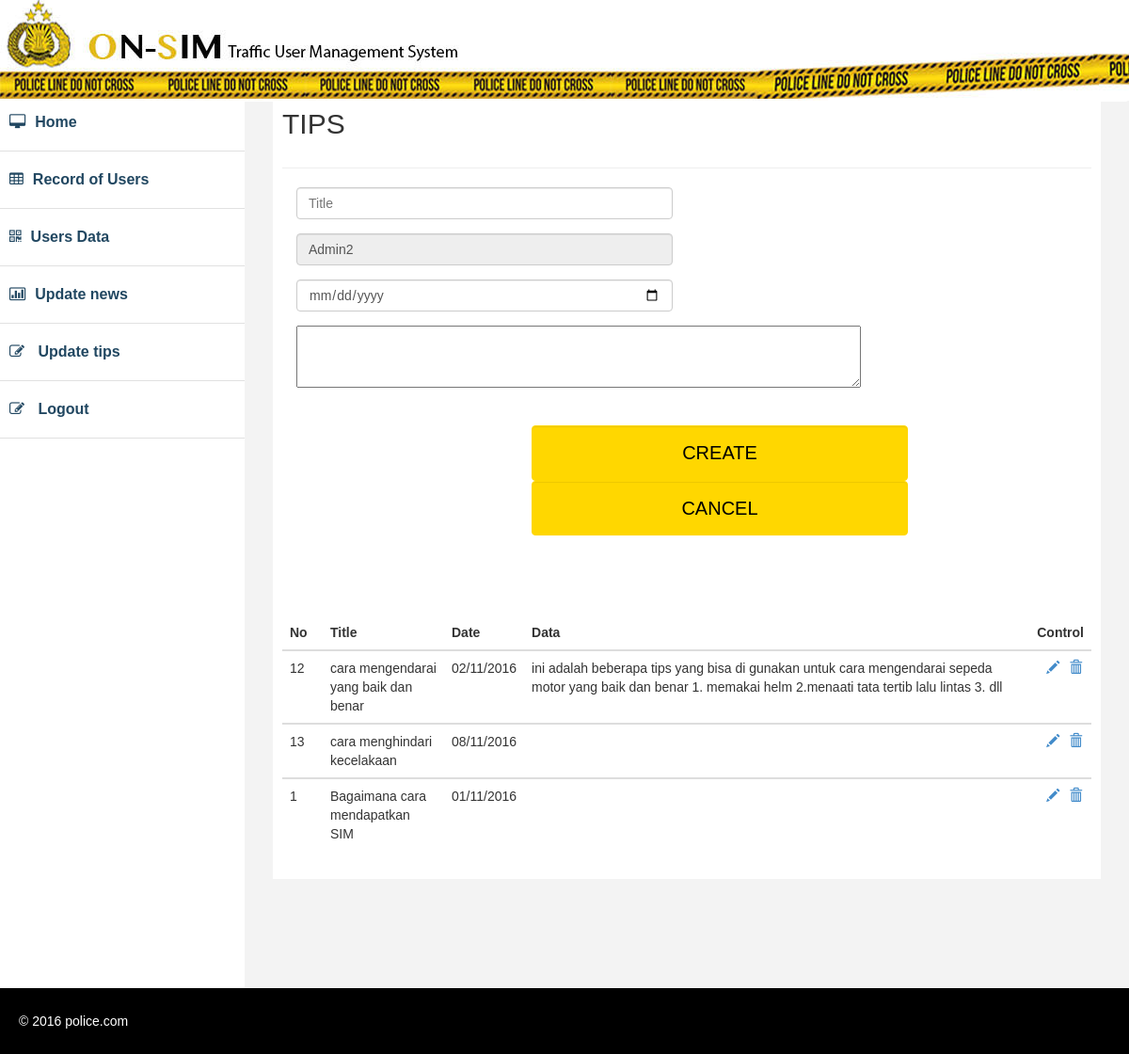
The app's page /tips.php (signed in) with its own data.
### tables this page shows
CREATE TABLE IF NOT EXISTS `tips` (
  `Ts_id` int(11) NOT NULL,
  `Title` varchar(40) NOT NULL,
  `Author` varchar(40) NOT NULL,
  `Date` date NOT NULL,
  `Tips_Content` text NOT NULL
);

### view_tips.php (the view)
<?php
	include ("connect.php");
	$option="SELECT * FROM tips";
	$resultt = mysqli_query($con, $option);
	?>
	<table id="myTable">
      <thead>
      <tr>
      <th>No</th>
      <th>Title</th>
      <th>Date</th>
      <th>Data</th>
      <th>Control</th>
      </tr>
      </thead>
		 <?php
		  if($resultt->num_rows >0)
		   {
			 while($roww = $resultt->fetch_assoc())
			  {
				?>
				<tbody>
				<tr>
				<td width="5%"><?php echo $roww['Ts_id'];?></td>
                <td width="15%"><?php echo $roww['Title'];?></td>
                <td><?php $tgl= $roww['Date'];
					echo date("d/m/Y",strtotime($tgl));?></td>
                <td><?php echo $roww['Tips_Content'];?></td>
				<td><a href="edit_tips.php?Id=<?php echo $roww['Ts_id'];?>"><span class="glyphicon glyphicon-pencil" name="edit"></span></a><a href="delete_tips.php?Id=<?php echo $roww['Ts_id'];?>"><span class="glyphicon glyphicon-trash" name="edit" onclick="return confirm('Do you want to delete this?')"></span></a></td>
                </tr>
                </tbody>
                <?php
				}
			  }
			else
			 {?>
			<td>
            <th> There's No data found !</th>
            </td>
			<?php
			}
			?>
      </table>

### assets/css/custom.css (style rules this page uses)
body { font-family: 'Open Sans', sans-serif; line-height:30px; }
body { background-image:; }
* { box-sizing:border-box; }
body { font-family: Verdana,sans-serif; }

### records on screen
tips: Ts_id "12", Title "cara mengendarai yang baik dan benar", Date "02/11/2016", Tips_Content "ini adalah beberapa tips yang bisa di gunakan untuk cara mengendarai sepeda motor yang baik dan benar 1. memakai helm 2.menaati tata tertib lalu lintas 3. dll"
tips: Ts_id "13", Title "cara menghindari kecelakaan", Date "08/11/2016"
tips: Ts_id "1", Title "Bagaimana cara mendapatkan SIM", Date "01/11/2016"
